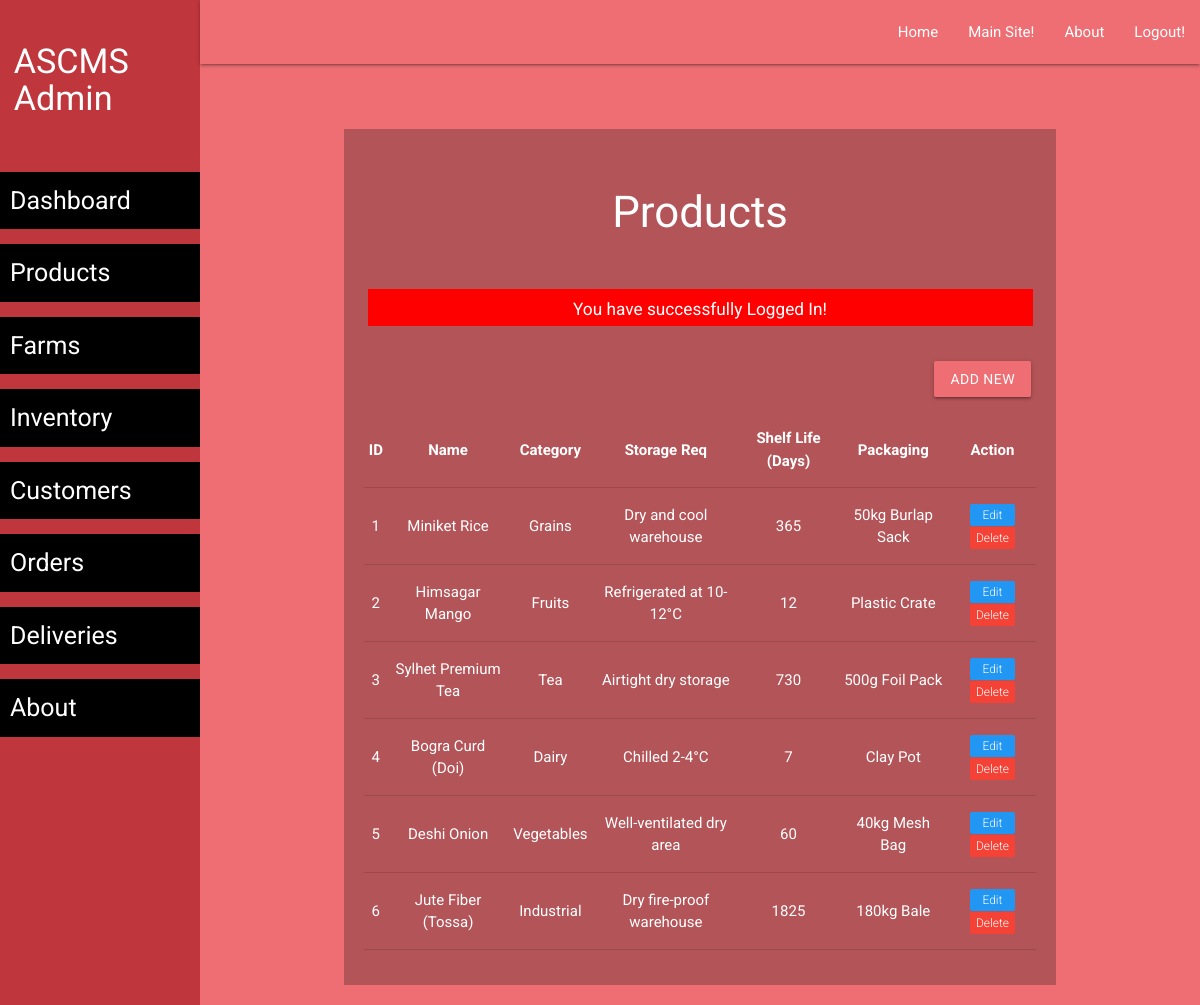
The app's page /admin/product-list.php (signed in) with its own data.
### tables this page shows
CREATE TABLE `product` (
    `product_id` INT AUTO_INCREMENT PRIMARY KEY,
    `name` VARCHAR(100) NOT NULL,
    `category` VARCHAR(50),
    `storage_req` TEXT,
    `shelf_life_days` INT,
    `packaging` VARCHAR(50)
);

### admin/product-list.php (the view, shortened to what this page needs)
<?php require('layout/header.php'); ?>
<?php require('layout/left-sidebar-long.php'); ?>
<?php require('layout/topnav.php'); ?>
<?php require('layout/left-sidebar-short.php'); ?>
<?php
require('../backends/connection-pdo.php');
$sql = 'SELECT * FROM product';
$query  = $pdoconn->prepare($sql);
$query->execute();
$arr_all = $query->fetchAll(PDO::FETCH_ASSOC);
?>
<div class="section white-text" style="background: #B35458;">
	<div class="section">
		<h3>Products</h3>
	</div>
  <?php
    if (isset($_SESSION['msg'])) {
        echo '<div class="section center" style="margin: 5px 35px;"><div class="row" style="background: red; color: white;">
        <div class="col s12">
            <h6>'.$_SESSION['msg'].'</h6>
            </div>
        </div></div>';
    }
    ?>
	<div class="section right" style="padding: 15px 25px;">
		<a href="product-add.php" class="waves-effect waves-light btn">Add New</a>
	</div>
	<div class="section center" style="padding: 20px;">
		<table class="centered responsive-table">
        <thead>
          <tr>
              <th>ID</th>
              <th>Name</th>
              <th>Category</th>
              <th>Storage Req</th>
              <th>Shelf Life (Days)</th>
              <th>Packaging</th>
              <th>Action</th>
          </tr>
        </thead>
        <tbody>
          <?php
            foreach ($arr_all as $key) {
          ?>
          <tr>
            <td><?php echo $key['product_id']; ?></td>
            <td><?php echo $key['name']; ?></td>
            <td><?php echo $key['category']; ?></td>
            <td><?php echo $key['storage_req']; ?></td>
            <td><?php echo $key['shelf_life_days']; ?></td>
            <td><?php echo $key['packaging']; ?></td>
            <td>
                <a href="product-edit.php?id=<?php echo $key['product_id']; ?>"><span class="new badge blue" data-badge-caption="">Edit</span></a>
                <a href="../backends/admin/product-delete.php?id=<?php echo $key['product_id']; ?>"><span class="new badge red" data-badge-caption="">Delete</span></a>
            </td>
          </tr>
          <?php } ?>
        </tbody>
      </table>
	</div>
</div>
<?php require('layout/footer.php'); ?>

### css/form-style.css (style rules this page uses)
body { background: #ee6e73; font-family: "Roboto", sans-serif; -webkit-font-smoothing: antialiased; -moz-osx-font-smoothing: grayscale; }
.btn, .btn:active, .btn:hover { background: #ee6e73 !important; width: 100%; }
.row { margin-bottom: 0 !important; }
.col { padding: 0 !important; }

### records on screen
product: product_id "1", name "Miniket Rice", category "Grains", storage_req "Dry and cool warehouse", shelf_life_days "365", packaging "50kg Burlap Sack"
product: product_id "2", name "Himsagar Mango", category "Fruits", storage_req "Refrigerated at 10-12°C", shelf_life_days "12", packaging "Plastic Crate"
product: product_id "3", name "Sylhet Premium Tea", category "Tea", storage_req "Airtight dry storage", shelf_life_days "730", packaging "500g Foil Pack"
product: product_id "4", name "Bogra Curd (Doi)", category "Dairy", storage_req "Chilled 2-4°C", shelf_life_days "7", packaging "Clay Pot"
product: product_id "5", name "Deshi Onion", category "Vegetables", storage_req "Well-ventilated dry area", shelf_life_days "60", packaging "40kg Mesh Bag"
product: product_id "6", name "Jute Fiber (Tossa)", category "Industrial", storage_req "Dry fire-proof warehouse", shelf_life_days "1825", packaging "180kg Bale"

### other values on screen
$_SESSION['msg'] "You have successfully Logged In!"
